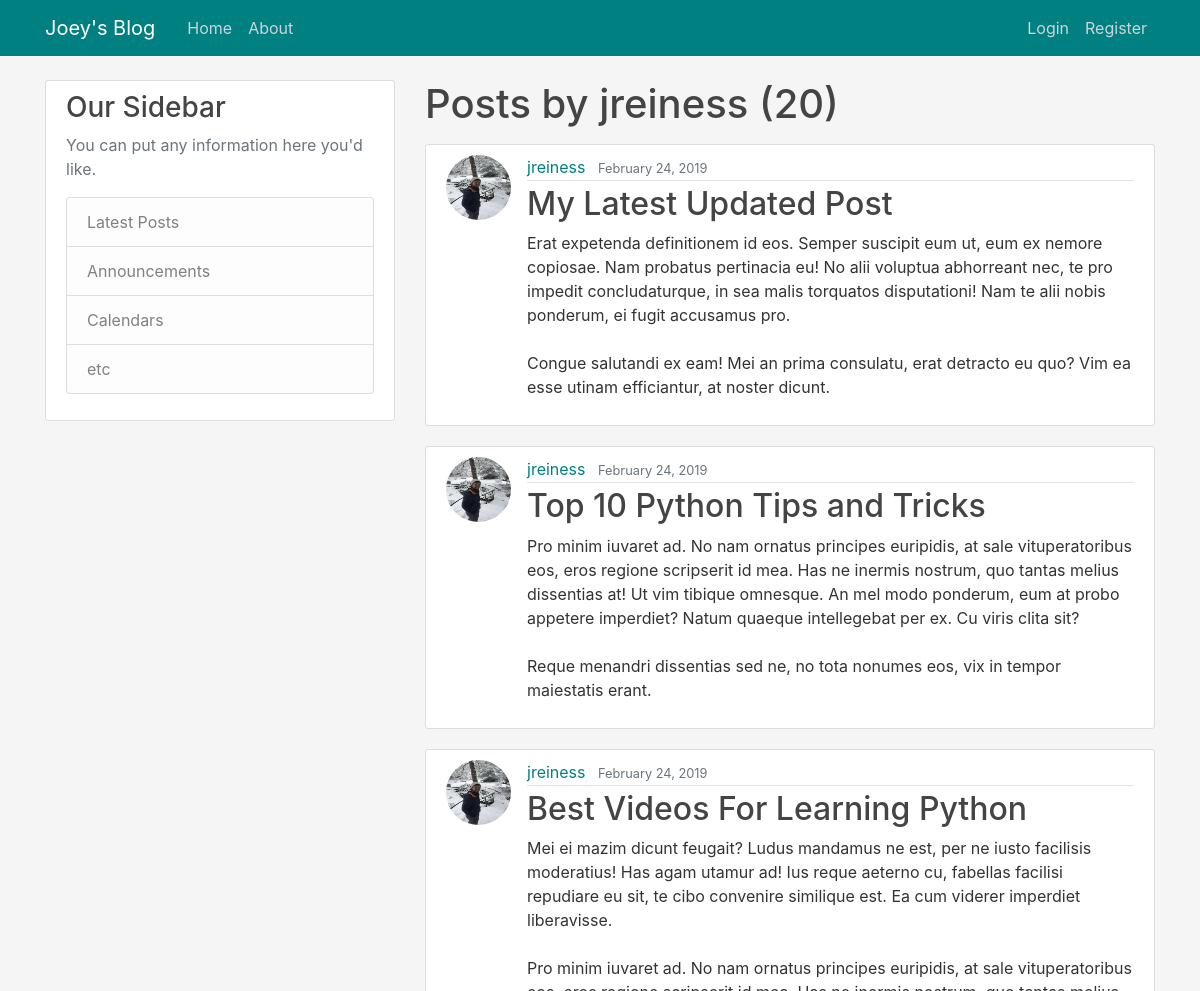
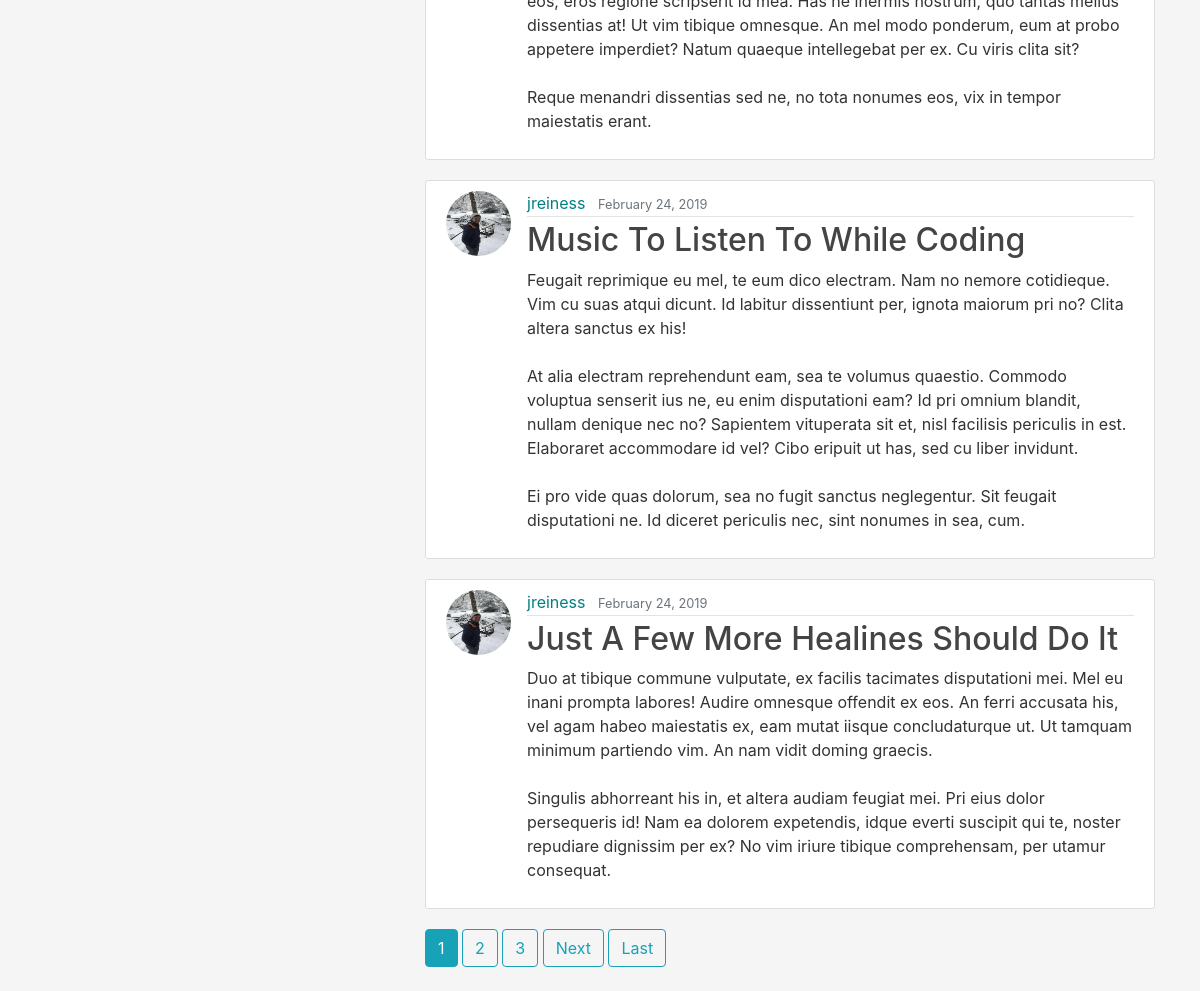
The page /user/jreiness/ on the database its author committed (2 pictures, top to bottom).
### blog/models.py (models this page shows, shortened)
class Post(models.Model):
    title = models.CharField(max_length=100)
    content = models.TextField()
    date_posted = models.DateTimeField(default=timezone.now)
    author = models.ForeignKey(User, on_delete=models.CASCADE) #on_delete says what to do if user is deleted - what happens to post?

### users/models.py (models this page shows, shortened)
class Profile(models.Model):
    user = models.OneToOneField(User, on_delete=models.CASCADE)
    image = models.ImageField(default='default.jpg',upload_to='profile_pics')
    bio = models.TextField(default='I should really write a bio...', max_length=100)

### blog/views.py (the view)
# urls.py: path('user/<str:username>/', UserPostListView.as_view(), name='user-posts'),
class UserPostListView(ListView):
    model = Post
    template_name = 'blog/user_posts.html' #by default looks for app/model_type.html, e.g. blog/post_list.html
    context_object_name = 'posts' #the name to be referenced in template, by default it sends object_list
    paginate_by = 5
    def get_queryset(self):
        user = get_object_or_404(User, username=self.kwargs.get('username'))
        return Post.objects.filter(author=user).order_by('-date_posted')

### blog/templates/blog/user_posts.html (shortened to what this page needs)
{% extends 'blog/base.html'%}
{% block content %}
	<h1 class="mb-3">Posts by {{ view.kwargs.username  }} ({{ page_obj.paginator.count }})</h1>
	{% for post in posts %}
		<article class="media content-section">
			<img class="rounded-circle article-img" src="{{ post.author.profile.image.url }}">
		  <div class="media-body">
			<div class="article-metadata">
				<a class="mr-2" href="{% url 'user-posts' post.author.username %}">{{ post.author }}</a>
			  <small class="text-muted">{{ post.date_posted|date:"F j, Y" }}</small>
			</div>
			<h2><a class="article-title" href="{% url 'post-detail' post.id %}">{{ post.title }}</a></h2>
			<p class="article-content">{{ post.content }}</p>
		  </div>
		</article>
	{% endfor %}
	{% if is_paginated %}
		{% for num in page_obj.paginator.page_range %}
			{% if page_obj.number == num %}
				<a class="btn btn-info mb-4" href="?page={{ num }}">{{ num }}</a>
			{% elif num > page_obj.number|add:'-3' and num < page_obj.number|add:'3' %}
				<a class="btn btn-outline-info mb-4" href="?page={{ num }}">{{ num }}</a>
			{% endif %}
		{% endfor %}
		{% if page_obj.has_next %}
		<a class="btn btn-outline-info mb-4" href="?page={{ page_obj.next_page_number }}">Next</a>
			<a class="btn btn-outline-info mb-4" href="?page={{ page_obj.paginator.num_pages}}">Last</a>
		{% endif %}
	{% endif %}
{% endblock content %}

### blog/static/blog/main.css (style rules this page uses)
body { background: WhiteSmoke; color: #333333; margin-top: 5rem; }
h1, h2, h3, h4, h5, h6 { color: #444444; }
.content-section { background: #ffffff; padding: 10px 20px; border: 1px solid #dddddd; border-radius: 3px; margin-bottom: 20px; }
.article-title { color: #444444; }
a.mr-2 { color: Teal; }
.article-content { white-space: pre-line; }
.article-img { height: 65px; width: 65px; margin-right: 16px; }
.article-metadata { padding-bottom: 1px; margin-bottom: 4px; border-bottom: 1px solid #e3e3e3 }

### rows shown on the page
Post: author.profile.image (picture), author "jreiness", date_posted "February 24, 2019", title "My Latest Updated Post", content "Erat expetenda definitionem id eos. Semper suscipit eum ut, eum ex nemore copiosae. Nam probatus pertinacia eu! No alii voluptua abhorreant nec, te pro impedit concludaturque, in sea malis torquatos disputationi! Nam te alii nobis ponderum, ei fugit accusamus pro. Congue salutandi ex eam! Mei an prima consulatu, erat detracto eu quo? Vim ea esse utinam efficiantur, at noster dicunt."
Post: author.profile.image (picture), author "jreiness", date_posted "February 24, 2019", title "Top 10 Python Tips and Tricks", content "Pro minim iuvaret ad. No nam ornatus principes euripidis, at sale vituperatoribus eos, eros regione scripserit id mea. Has ne inermis nostrum, quo tantas melius dissentias at! Ut vim tibique omnesque. An mel modo ponderum, eum at probo appetere imperdiet? Natum quaeque intellegebat per ex. Cu viris clita sit? Reque menandri dissentias sed ne, no tota nonumes eos, vix in tempor maiestatis erant."
Post: author.profile.image (picture), author "jreiness", date_posted "February 24, 2019", title "Best Videos For Learning Python", content "Mei ei mazim dicunt feugait? Ludus mandamus ne est, per ne iusto facilisis moderatius! Has agam utamur ad! Ius reque aeterno cu, fabellas facilisi repudiare eu sit, te cibo convenire similique est. Ea cum viderer imperdiet liberavisse. Pro minim iuvaret ad. No nam ornatus principes euripidis, at sale vituperatoribus eos, eros regione scripserit id mea. Has ne inermis nostrum, quo tantas melius dissentias at! Ut vim tibique omnesque. An mel modo ponderum, eum at probo appetere imperdiet? Natum quaeque intellegebat per ex. Cu viris clita sit? Reque menandri dissentias sed ne, no tota nonumes eos, vix in tempor maiestatis erant."
Post: author.profile.image (picture), author "jreiness", date_posted "February 24, 2019", title "Music To Listen To While Coding", content "Feugait reprimique eu mel, te eum dico electram. Nam no nemore cotidieque. Vim cu suas atqui dicunt. Id labitur dissentiunt per, ignota maiorum pri no? Clita altera sanctus ex his! At alia electram reprehendunt eam, sea te volumus quaestio. Commodo voluptua senserit ius ne, eu enim disputationi eam? Id pri omnium blandit, nullam denique nec no? Sapientem vituperata sit et, nisl facilisis periculis in est. Elaboraret accommodare id vel? Cibo eripuit ut has, sed cu liber invidunt. Ei pro vide quas dolorum, sea no fugit sanctus neglegentur. Sit feugait disputationi ne. Id diceret periculis nec, sint nonumes in sea, cum."
Post: author.profile.image (picture), author "jreiness", date_posted "February 24, 2019", title "Just A Few More Healines Should Do It", content "Duo at tibique commune vulputate, ex facilis tacimates disputationi mei. Mel eu inani prompta labores! Audire omnesque offendit ex eos. An ferri accusata his, vel agam habeo maiestatis ex, eam mutat iisque concludaturque ut. Ut tamquam minimum partiendo vim. An nam vidit doming graecis. Singulis abhorreant his in, et altera audiam feugiat mei. Pri eius dolor persequeris id! Nam ea dolorem expetendis, idque everti suscipit qui te, noster repudiare dignissim per ex? No vim iriure tibique comprehensam, per utamur consequat."

### other values the page prints
{{ view.kwargs.username }} "jreiness"
{{ page_obj.paginator.count }} "20"
{{ num }} "1"
{{ num }} "2" "3"
